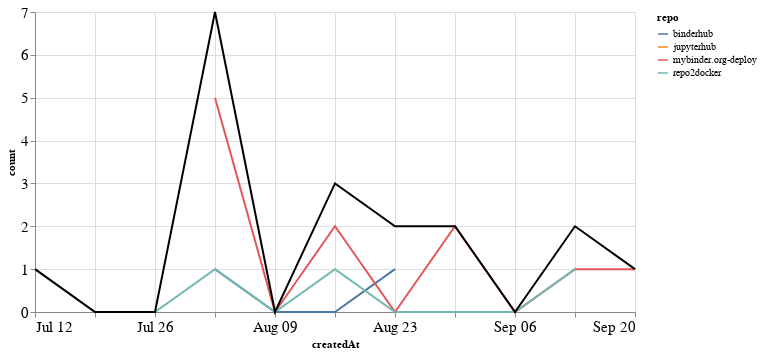

Notebook code for this chart:
### Markdown cell above
## PRs

### Code cell
prs_time = prs.groupby('repo').resample('W', on='createdAt').count()['author'].reset_index()
prs_time = prs_time.rename(columns={'author': 'count'})
prs_time_total = prs_time.groupby('createdAt').agg({"count": "sum"}).reset_index()

ch1 = alt.Chart(prs_time, width=600).mark_line().encode(
    x='createdAt',
    y='count',
    color='repo',
    tooltip="repo"
)

ch2 = alt.Chart(prs_time_total, width=600).mark_line(color="black").encode(
    x='createdAt',
    y='count',
)

ch1 + ch2

### Figure 1 — Vega-Lite specification as saved in the notebook (floating-point values rounded to 4 significant figures)
{"config": {"axisLeft": {"labelFontSize": 15}, "axisBottom": {"labelFontSize": 15}}, "layer": [{"data": {"name": "data-91fbfca21d5c7526453ce679cdf23ea0"}, "mark": "line", "encoding": {"color": {"type": "nominal", "field": "repo"}, "tooltip": {"type": "nominal", "field": "repo"}, "x": {"type": "temporal", "field": "createdAt"}, "y": {"type": "quantitative", "field": "count"}}, "width": 600}, {"data": {"name": "data-72e3a869a4d778a3a821c78161622ff6"}, "mark": {"type": "line", "color": "black"}, "encoding": {"x": {"type": "temporal", "field": "createdAt"}, "y": {"type": "quantitative", "field": "count"}}, "width": 600}], "$schema": "https://vega.github.io/schema/vega-lite/v4.8.1.json", "datasets": {"data-91fbfca21d5c7526453ce679cdf23ea0": [{"repo": "binderhub", "createdAt": "2020-08-02T00:00:00", "count": 1}, {"repo": "binderhub", "createdAt": "2020-08-09T00:00:00", "count": 0}, {"repo": "binderhub", "createdAt": "2020-08-16T00:00:00", "count": 0}, {"repo": "binderhub", "createdAt": "2020-08-23T00:00:00", "count": 1}, {"repo": "jupyterhub", "createdAt": "2020-08-23T00:00:00", "count": 1}, {"repo": "mybinder.org-deploy", "createdAt": "2020-08-02T00:00:00", "count": 5}, {"repo": "mybinder.org-deploy", "createdAt": "2020-08-09T00:00:00", "count": 0}, {"repo": "mybinder.org-deploy", "createdAt": "2020-08-16T00:00:00", "count": 2}, {"repo": "mybinder.org-deploy", "createdAt": "2020-08-23T00:00:00", "count": 0}, {"repo": "mybinder.org-deploy", "createdAt": "2020-08-30T00:00:00", "count": 2}, {"repo": "mybinder.org-deploy", "createdAt": "2020-09-06T00:00:00", "count": 0}, {"repo": "mybinder.org-deploy", "createdAt": "2020-09-13T00:00:00", "count": 1}, {"repo": "mybinder.org-deploy", "createdAt": "2020-09-20T00:00:00", "count": 1}, {"repo": "repo2docker", "createdAt": "2020-07-12T00:00:00", "count": 1}, {"repo": "repo2docker", "createdAt": "2020-07-19T00:00:00", "count": 0}, {"repo": "repo2docker", "createdAt": "2020-07-26T00:00:00", "count": 0}, {"repo": "repo2docker", "createdAt": "2020-08-02T00:00:00", "count": 1}, {"repo": "repo2docker", "createdAt": "2020-08-09T00:00:00", "count": 0}, {"repo": "repo2docker", "createdAt": "2020-08-16T00:00:00", "count": 1}, {"repo": "repo2docker", "createdAt": "2020-08-23T00:00:00", "count": 0}, {"repo": "repo2docker", "createdAt": "2020-08-30T00:00:00", "count": 0}, {"repo": "repo2docker", "createdAt": "2020-09-06T00:00:00", "count": 0}, {"repo": "repo2docker", "createdAt": "2020-09-13T00:00:00", "count": 1}], "data-72e3a869a4d778a3a821c78161622ff6": [{"createdAt": "2020-07-12T00:00:00", "count": 1}, {"createdAt": "2020-07-19T00:00:00", "count": 0}, {"createdAt": "2020-07-26T00:00:00", "count": 0}, {"createdAt": "2020-08-02T00:00:00", "count": 7}, {"createdAt": "2020-08-09T00:00:00", "count": 0}, {"createdAt": "2020-08-16T00:00:00", "count": 3}, {"createdAt": "2020-08-23T00:00:00", "count": 2}, {"createdAt": "2020-08-30T00:00:00", "count": 2}, {"createdAt": "2020-09-06T00:00:00", "count": 0}, {"createdAt": "2020-09-13T00:00:00", "count": 2}, {"createdAt": "2020-09-20T00:00:00", "count": 1}]}}
